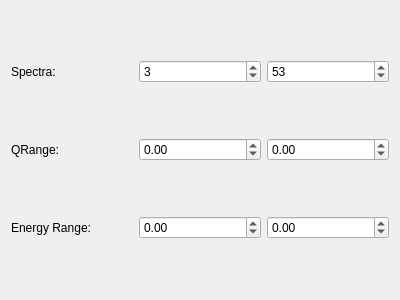
<?xml version="1.0" encoding="UTF-8"?>
<ui version="4.0">
 <class>Form</class>
 <widget class="QWidget" name="Form">
  <property name="geometry">
   <rect>
    <x>0</x>
    <y>0</y>
    <width>400</width>
    <height>300</height>
   </rect>
  </property>
  <property name="windowTitle">
   <string>Form</string>
  </property>
  <layout class="QGridLayout" name="gridLayout">
   <item row="1" column="1">
    <widget class="QDoubleSpinBox" name="spb_qrangeMin">
     <property name="minimum">
      <double>-99.000000000000000</double>
     </property>
     <property name="singleStep">
      <double>0.100000000000000</double>
     </property>
    </widget>
   </item>
   <item row="1" column="2">
    <widget class="QDoubleSpinBox" name="dsb_qrangeMax">
     <property name="minimum">
      <double>-99.000000000000000</double>
     </property>
     <property name="singleStep">
      <double>0.100000000000000</double>
     </property>
    </widget>
   </item>
   <item row="1" column="0">
    <widget class="QLabel" name="lb_qrange">
     <property name="text">
      <string>QRange:</string>
     </property>
    </widget>
   </item>
   <item row="0" column="1">
    <widget class="QSpinBox" name="sb_spectraMin">
     <property name="value">
      <number>3</number>
     </property>
    </widget>
   </item>
   <item row="0" column="2">
    <widget class="QSpinBox" name="sb_spectraMax">
     <property name="value">
      <number>53</number>
     </property>
    </widget>
   </item>
   <item row="0" column="0">
    <widget class="QLabel" name="lb_spectra">
     <property name="text">
      <string>Spectra:</string>
     </property>
    </widget>
   </item>
   <item row="2" column="0">
    <widget class="QLabel" name="lb_energyrange">
     <property name="text">
      <string>Energy Range:</string>
     </property>
    </widget>
   </item>
   <item row="2" column="1">
    <widget class="QDoubleSpinBox" name="dsb_energyrangeMin">
     <property name="minimum">
      <double>-99.000000000000000</double>
     </property>
     <property name="singleStep">
      <double>0.100000000000000</double>
     </property>
    </widget>
   </item>
   <item row="2" column="2">
    <widget class="QDoubleSpinBox" name="dsb_energyrangeMax">
     <property name="minimum">
      <double>-99.000000000000000</double>
     </property>
     <property name="singleStep">
      <double>0.100000000000000</double>
     </property>
    </widget>
   </item>
  </layout>
 </widget>
 <resources/>
 <connections/>
</ui>
